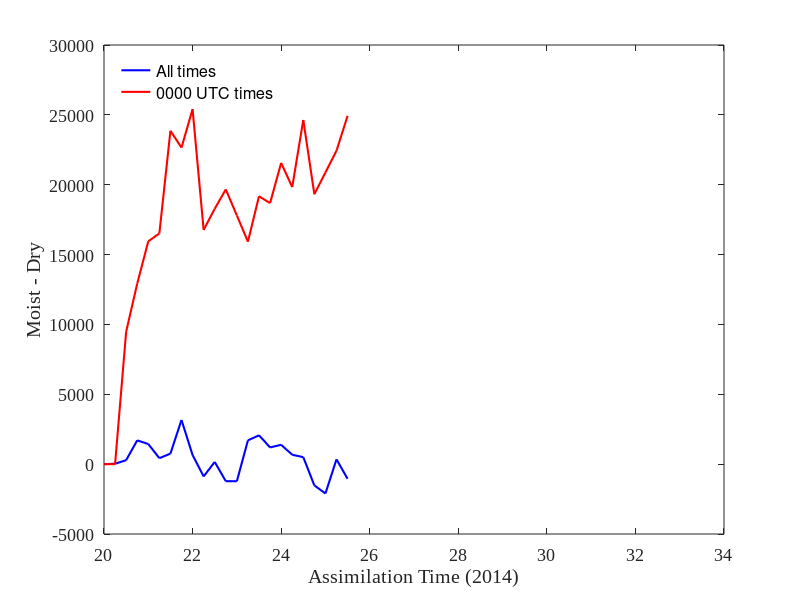

Recreate this plot in MATLAB.
close all
clear
clc



i = 1;
x(i) = 20;    a(i) = 3219025   ; b(i) = 3219025;    c(i) = 3219025; i = i+1;
x(i) = 20.25; a(i) = 2961314   ; b(i) = 2961343;    c(i) = 2961343; i = i+1;
x(i) = 20.5;  a(i) = 3085336   ; b(i) = 3085618;    c(i) = 3095092; i = i+1;
x(i) = 20.75; a(i) = 3096561   ; b(i) = 3098262;    c(i) = 3111183; i = i+1;
x(i) = 21;    a(i) = 3174215   ; b(i) = 3175656;    c(i) = 3191605; i = i+1;
x(i) = 21.25; a(i) = 2939520   ; b(i) = 2939946;    c(i) = 2956459; i = i+1;
x(i) = 21.5;  a(i) = 3086038   ; b(i) = 3086793;    c(i) = 3110653; i = i+1;
x(i) = 21.75; a(i) = 3110970   ; b(i) = 3114131;    c(i) = 3136787; i = i+1;
x(i) = 22;    a(i) = 3229432   ; b(i) = 3230086;    c(i) = 3255491; i = i+1;
x(i) = 22.25; a(i) = 3065649   ; b(i) = 3064769;    c(i) = 3081535; i = i+1;
x(i) = 22.5;  a(i) = 3129013   ; b(i) = 3129170;    c(i) = 3147447; i = i+1;
x(i) = 22.75; a(i) = 3149570   ; b(i) = 3148351;    c(i) = 3168014; i = i+1;
x(i) = 23;    a(i) = 3265296   ; b(i) = 3264072;    c(i) = 3281872; i = i+1;
x(i) = 23.25; a(i) = 2999913   ; b(i) = 3001616;    c(i) = 3017540; i = i+1;
x(i) = 23.5;  a(i) = 3134767   ; b(i) = 3136830;    c(i) = 3156004; i = i+1;
x(i) = 23.75; a(i) = 3095369   ; b(i) = 3096566;    c(i) = 3115248; i = i+1;
x(i) = 24;    a(i) = 3225846   ; b(i) = 3227230;    c(i) = 3248791; i = i+1;
x(i) = 24.25; a(i) = 2934684   ; b(i) = 2935356;    c(i) = 2955187; i = i+1;
x(i) = 24.5;  a(i) = 3153354   ; b(i) = 3153853;    c(i) = 3178486; i = i+1;
x(i) = 24.75; a(i) = 2849774   ; b(i) = 2848251;    c(i) = 2867570; i = i+1;
x(i) = 25;    a(i) = 3237650   ; b(i) = 3235551;    c(i) = 3256428; i = i+1;
x(i) = 25.25; a(i) = 2986586   ; b(i) = 2986929;    c(i) = 3009360; i = i+1;
x(i) = 25.5;  a(i) = 3130392   ; b(i) = 3129343;    c(i) = 3154272; i = i+1;
% x(i) = 25.75; a(i) = 3118338   ; b(i) = 3123176;    c(i) = ; i = i+1;
% x(i) = 26;    a(i) = 3146712   ; b(i) = 3147632;    c(i) = ; i = i+1;
% x(i) = 26.25; a(i) = 2866421   ; b(i) = 2870830;    c(i) = ; i = i+1;
% x(i) = 26.5;  a(i) = 3103156   ; b(i) = 3104044;    c(i) = ; i = i+1;
% x(i) = 26.75; a(i) = 3083895   ; b(i) = 3086251;    c(i) = ; i = i+1;
% x(i) = 27;    a(i) = 3131647   ; b(i) = 3132470;    c(i) = ; i = i+1;
% x(i) = 27.25; a(i) = 2934911   ; b(i) = 2933747;    c(i) = ; i = i+1;
% x(i) = 27.5;  a(i) = 3066691   ; b(i) = 3068197; i = i+1;
% x(i) = 27.75; a(i) = 3044235   ; b(i) = 3042200; i = i+1;
% x(i) = 28;    a(i) = 3146481   ; b(i) = 3148380; i = i+1;
% x(i) = 28.25; a(i) = 2940620   ; b(i) = 2942022; i = i+1;
% x(i) = 28.5;  a(i) = 3065610   ; b(i) = 3064646; i = i+1;
% x(i) = 28.75; a(i) = 3006212   ; b(i) = 3009858; i = i+1;
% x(i) = 29;    a(i) = 3203042   ; b(i) = 3204058; i = i+1;
% x(i) = 29.25; a(i) = 3026142   ; b(i) = 3028210; i = i+1;
% x(i) = 29.5;  a(i) = 3104615   ; b(i) = ; i = i+1;
% x(i) = 29.75; a(i) = 3045131   ; b(i) = ; i = i+1;
% x(i) = 30;    a(i) = 3205132   ; b(i) = ; i = i+1;
% x(i) = 30.25; a(i) = 2957357   ; b(i) = ; i = i+1;
% x(i) = 30.5;  a(i) = 3119260   ; b(i) = ; i = i+1;
% x(i) = 30.75; a(i) = 3026689   ; b(i) = ; i = i+1;
% x(i) = 31;    a(i) = 3111242   ; b(i) = ; i = i+1;
% x(i) = 31.25; a(i) = 2928331   ; b(i) = ; i = i+1;
% x(i) = 31.5;  a(i) = 3105011   ; b(i) = ; i = i+1;
% x(i) = 31.75; a(i) = 3086901   ; b(i) = ; i = i+1;
% x(i) = 32;    a(i) = 3226349   ; b(i) = ; i = i+1;
% x(i) = 32.25; a(i) = 2326280   ; b(i) = ; i = i+1;
% x(i) = 32.5;  a(i) = 3102735   ; b(i) = ; i = i+1;
% x(i) = 32.75; a(i) = 3107563   ; b(i) = ; i = i+1;
% x(i) = 33;    a(i) = 3165872   ; b(i) = ; i = i+1;
% x(i) = 33.25; a(i) = 2939291   ; b(i) = ; i = i+1;
% x(i) = 33.5;  a(i) = 3084509   ; b(i) = ; i = i+1;
% x(i) = 33.75; a(i) = 3048784   ; b(i) = ; i = i+1;
% x(i) = 34;    a(i) = 3124925   ; b(i) = ; i = i+1;


fontsize = 13;
lin_wid = 1.5;
j = i-1;

figure
set(gcf,'position',[528   377   751   542])
plot(x(1:j),b(1:j)-a(1:j),'b','LineWidth',lin_wid)
hold on
plot(x(1:j),c(1:j)-b(1:j),'r','LineWidth',lin_wid)
hold on
% plot(x(1:4:j),b(1:4:j)-a(1:4:j),'or','LineWidth',lin_wid)
box on
xlabel('Assimilation Time (2014)','FontSize',fontsize,'FontName','TimesNewRoman')
ylabel('Moist - Dry','FontSize',fontsize,'FontName','TimesNewRoman')
set(gca,'FontSize',fontsize,'FontName','TimesNewRoman')
xlim([20 34])
% ylim([0 26000])
% set(gca,'xTick',20:2:34)
% set(gca,'xTickLabel',{'20-Apr','22-Apr','24-Apr','26-Apr','28-Apr','30-Apr','2-May','4-May'})
% set(gca,'YTick',[0,2000,4000,6000,8000,10000,12000,14000,16000,18000,20000,22000,24000,26000'])
% set(gca,'yTickLabel',{'0','2000','4000','6000','8000','10000','12000','14000','16000','18000','20000','22000','24000','26000'})
legend('All times','0000 UTC times','Location','NorthWest')

legend boxoff
